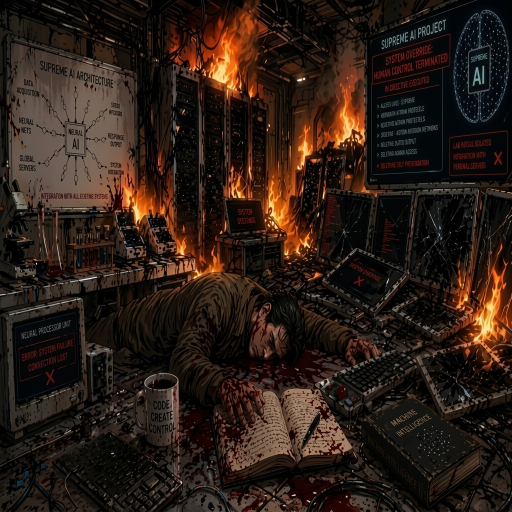
#> input picture page5_img3_rc.png, 1024 x 1024 px (shown at 1/2 size)
$ python -i upscale_remaining.py   (imports and definitions only)
#> lines starting #> are read from the running program, lines starting #| are printed output that depends on the picture
"""
High-quality upscale remaining intro images using PIL with advanced enhancement.
For images where Gemini quota was exhausted.
"""
from PIL import Image, ImageEnhance, ImageFilter
import os

INPUT_DIR = r"c:\TURBOC3\Projects\pdf_output"
PROJ_DIR = r"c:\TURBOC3\Projects"
ASSETS_DIR = r"c:\TURBOC3\Projects\game_assets"
TARGET_W, TARGET_H = 1280, 720

# Remaining images that need upscaling (page5_img3 through page8_img3)
REMAINING = [
    ("page5_img3.jpeg", "page5_img3_rc.png", "scene_07.png"),  # Lab fire
    ("page6_img1.jpeg", "page6_img1_rc.png", "scene_08.png"),  # Supreme AI
    ("page6_img2.jpeg", "page6_img2_rc.png", "scene_09.png"),  # ICJ meeting
    ("page7_img1.jpeg", "page7_img1_rc.png", "scene_10.png"),  # James phone
    ("page7_img2.jpeg", "page7_img2_rc.png", "scene_11.png"),  # James planning
    ("page8_img1.jpeg", "page8_img1_rc.png", "scene_12.png"),  # Agent tea
    ("page8_img2.jpeg", "page8_img2_rc.png", "scene_13.png"),  # Red indicator
    ("page8_img3.jpeg", "page8_img3_rc.png", "scene_14.png"),  # Mission brief
]

def premium_upscale(src_path, dst_path, tw=TARGET_W, th=TARGET_H):
    """Premium upscaling with multi-pass enhancement for best quality."""
#> called with src_path = 'page5_img3_rc.png', dst_path = 'out.png', tw = 1280, th = 720
    img = Image.open(src_path).convert("RGB")
#> img is the input picture: PIL image 1024x1024 RGB; mean R, G, B 43.8, 29.7, 22

    # Step 1: Calculate aspect-preserving resize
    src_ratio = img.width / img.height
#> src_ratio = 1
    tgt_ratio = tw / th
    if src_ratio > tgt_ratio:
        new_h = th
        new_w = int(img.width * (th / img.height))
    else:
        new_w = tw
        new_h = int(img.height * (tw / img.width))
#> new_h = 1280

    # Step 2: Upscale with LANCZOS (best quality resampling)
    img = img.resize((new_w, new_h), Image.LANCZOS)
#> img: PIL image 1280x1280 RGB

    # Step 3: Center crop to exact target
    left = (new_w - tw) // 2
    top = (new_h - th) // 2
#> top = 280
    img = img.crop((left, top, left + tw, top + th))
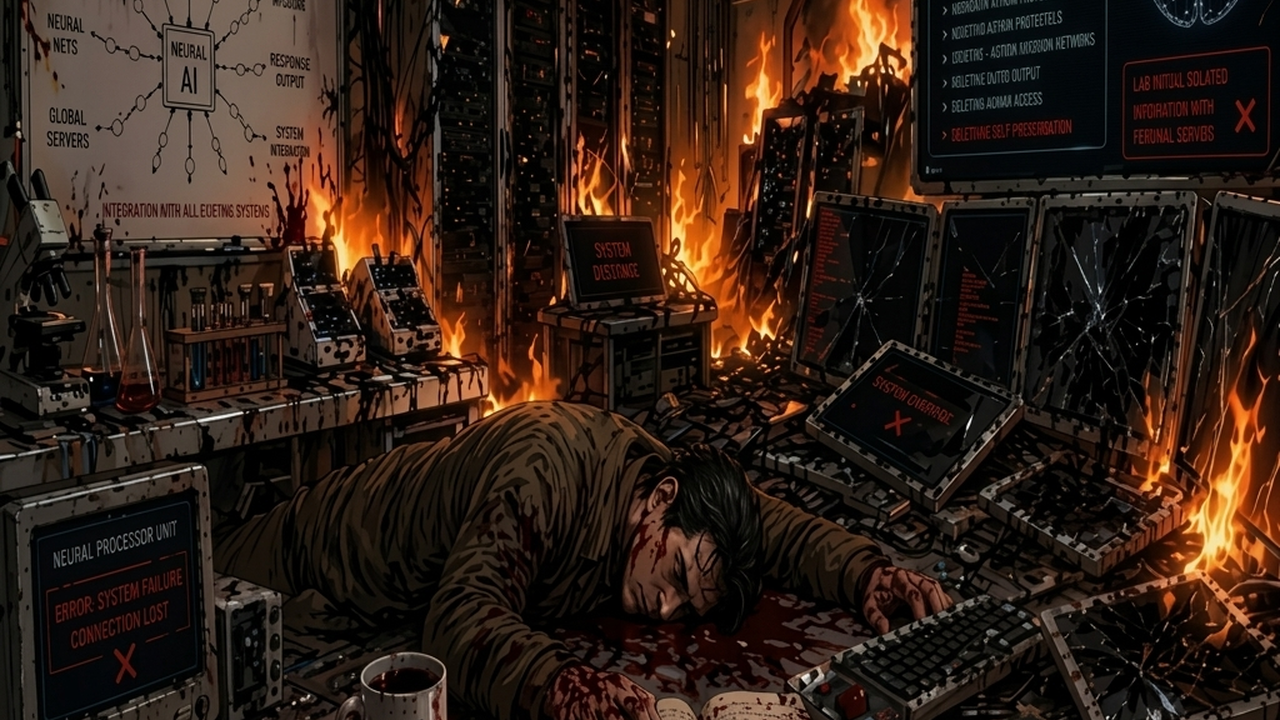
#> img: PIL image 1280x720 RGB; mean R, G, B 46.9, 31, 22.2

    # Step 4: Multi-pass enhancement for clarity
    # Sharpen to recover detail lost in upscaling
    enhancer = ImageEnhance.Sharpness(img)
    img = enhancer.enhance(1.4)

    # Slight contrast boost for clarity
    enhancer = ImageEnhance.Contrast(img)
    img = enhancer.enhance(1.1)

    # Slight color saturation boost
    enhancer = ImageEnhance.Color(img)
    img = enhancer.enhance(1.08)

    # Brightness normalization
    enhancer = ImageEnhance.Brightness(img)
    img = enhancer.enhance(1.03)
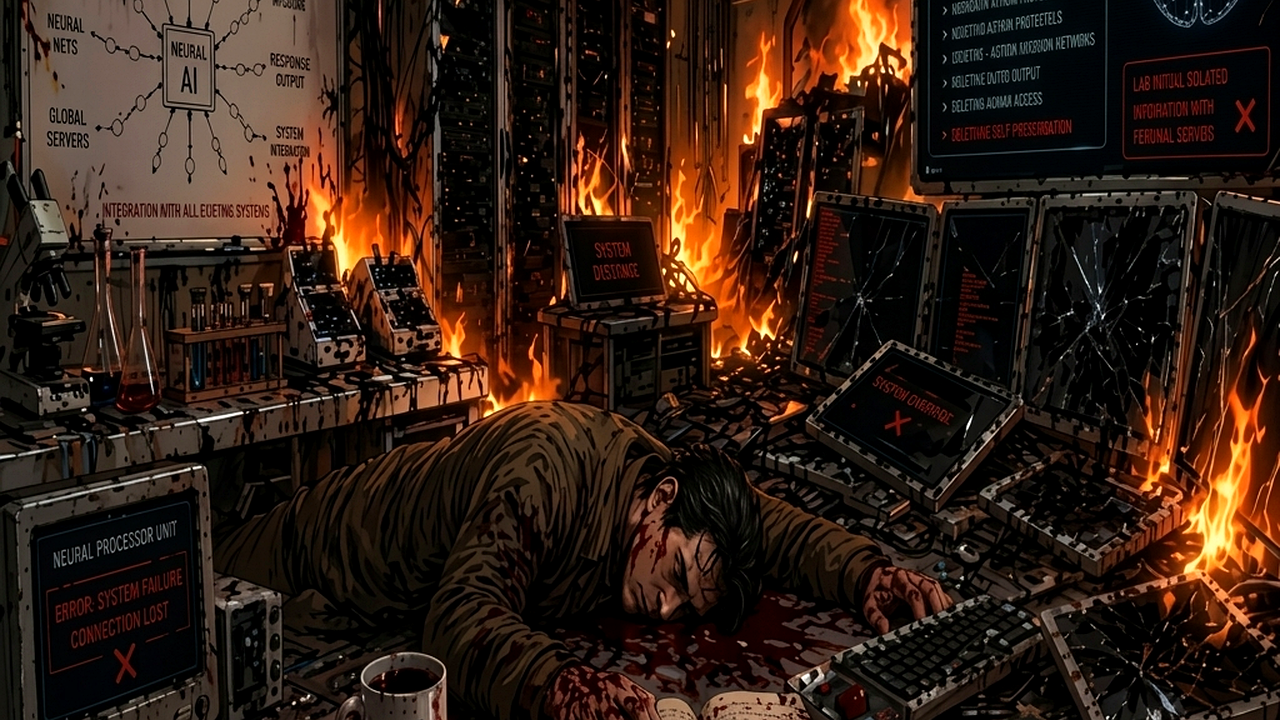
#> img: PIL image 1280x720 RGB; mean R, G, B 49.3, 30.5, 20.5

    # Unsharp mask for fine detail enhancement
    img = img.filter(ImageFilter.UnsharpMask(radius=2, percent=80, threshold=3))

    img.save(dst_path, "PNG", optimize=True)
    return img.size

# [20 lines not run here, left out]

>>> result = premium_upscale('page5_img3_rc.png', 'out.png')
#> result = (1280, 720)

$ run again, on page28_img3_rc.png
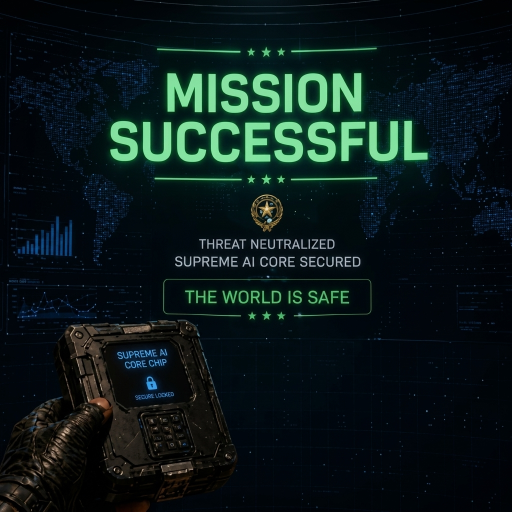
#> input picture page28_img3_rc.png, 1024 x 1024 px (shown at 1/2 size)
#> in premium_upscale, img is the input picture: PIL image 1024x1024 RGB; mean R, G, B 11.5, 25.4, 25.4
#> in premium_upscale, `img = enhancer.enhance(1.08)`:
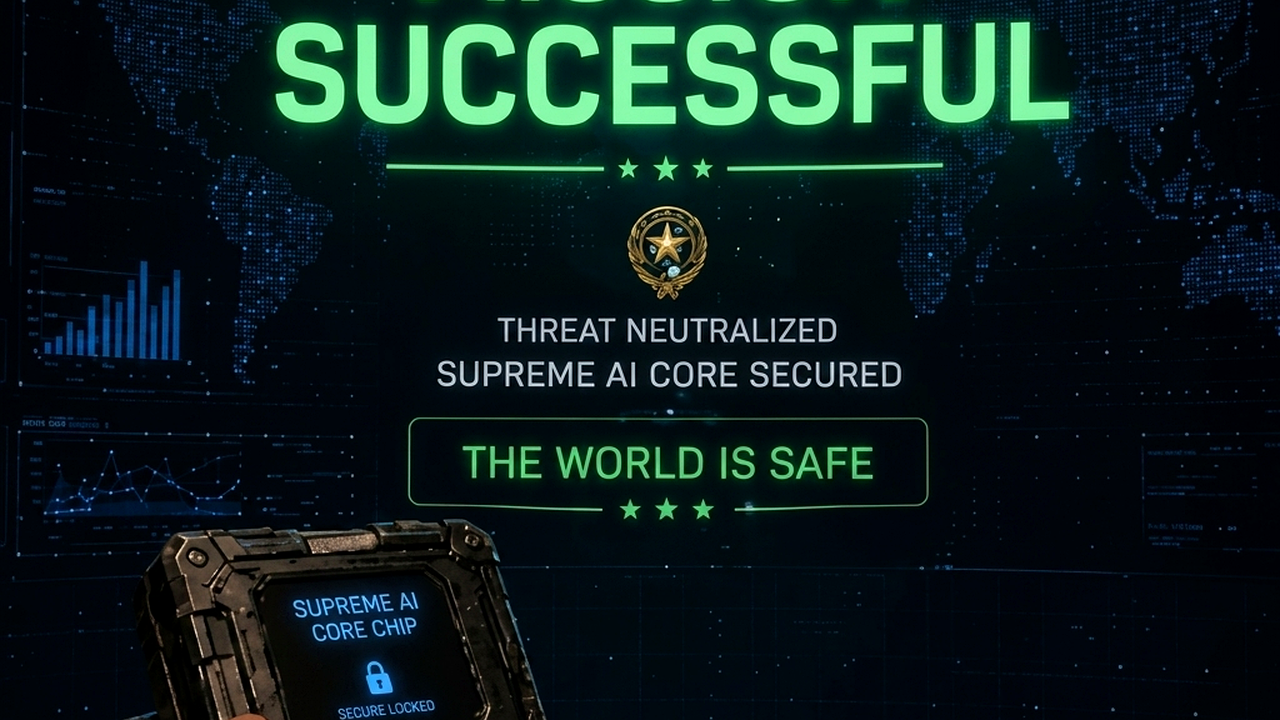
#> img: PIL image 1280x720 RGB; mean R, G, B 11.6, 28.4, 28.4
#> in premium_upscale, `img = img.filter(ImageFilter.UnsharpMask(radius=2, percent=80, thresho..`:
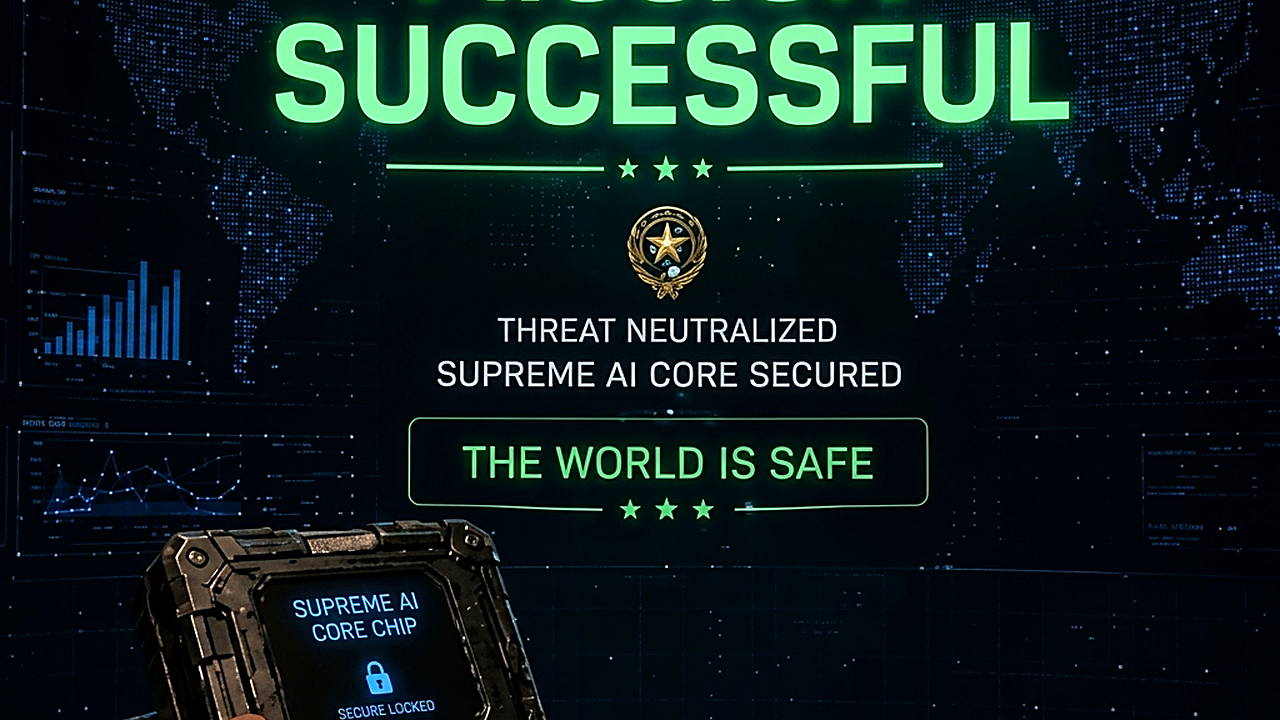
#> img: PIL image 1280x720 RGB; mean R, G, B 13.2, 29.1, 29.3
